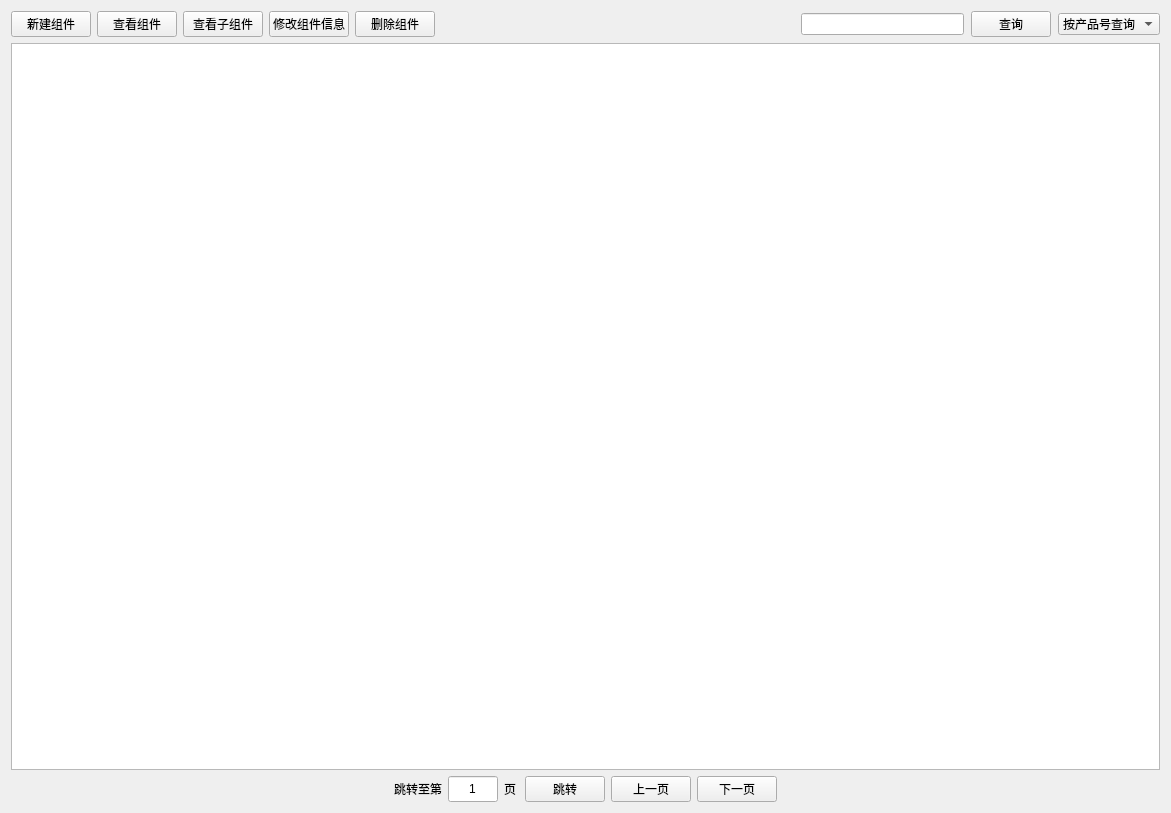
<?xml version="1.0" encoding="UTF-8"?>
<ui version="4.0">
 <class>Form</class>
 <widget class="QWidget" name="Form">
  <property name="geometry">
   <rect>
    <x>0</x>
    <y>0</y>
    <width>1171</width>
    <height>813</height>
   </rect>
  </property>
  <property name="windowTitle">
   <string>Form</string>
  </property>
  <layout class="QVBoxLayout" name="verticalLayout">
   <item>
    <layout class="QHBoxLayout" name="horizontalLayout_3">
     <item>
      <layout class="QHBoxLayout" name="horizontalLayout_5">
       <item>
        <widget class="QPushButton" name="addComponent">
         <property name="text">
          <string>新建组件</string>
         </property>
        </widget>
       </item>
       <item>
        <widget class="QPushButton" name="selectComponent">
         <property name="text">
          <string>查看组件</string>
         </property>
        </widget>
       </item>
       <item>
        <widget class="QPushButton" name="selectSubComponent">
         <property name="text">
          <string>查看子组件</string>
         </property>
        </widget>
       </item>
       <item>
        <widget class="QPushButton" name="alterComponent">
         <property name="text">
          <string>修改组件信息</string>
         </property>
        </widget>
       </item>
      </layout>
     </item>
     <item>
      <widget class="QPushButton" name="deleteComponent">
       <property name="text">
        <string>删除组件</string>
       </property>
      </widget>
     </item>
     <item>
      <spacer name="horizontalSpacer">
       <property name="orientation">
        <enum>Qt::Horizontal</enum>
       </property>
       <property name="sizeHint" stdset="0">
        <size>
         <width>40</width>
         <height>20</height>
        </size>
       </property>
      </spacer>
     </item>
     <item>
      <layout class="QHBoxLayout" name="horizontalLayout">
       <property name="spacing">
        <number>7</number>
       </property>
       <item>
        <widget class="QLineEdit" name="searchEdit">
         <property name="maximumSize">
          <size>
           <width>500</width>
           <height>16777215</height>
          </size>
         </property>
        </widget>
       </item>
       <item>
        <widget class="QPushButton" name="searchButton">
         <property name="text">
          <string>查询</string>
         </property>
        </widget>
       </item>
       <item>
        <widget class="QComboBox" name="comboBox">
         <item>
          <property name="text">
           <string>按产品号查询</string>
          </property>
         </item>
         <item>
          <property name="text">
           <string>按产品名查询</string>
          </property>
         </item>
         <item>
          <property name="text">
           <string>按批次号查询</string>
          </property>
         </item>
        </widget>
       </item>
      </layout>
     </item>
    </layout>
   </item>
   <item>
    <widget class="QTableView" name="tableView"/>
   </item>
   <item>
    <layout class="QHBoxLayout" name="horizontalLayout_4">
     <item>
      <spacer name="horizontalSpacer_2">
       <property name="orientation">
        <enum>Qt::Horizontal</enum>
       </property>
       <property name="sizeHint" stdset="0">
        <size>
         <width>40</width>
         <height>20</height>
        </size>
       </property>
      </spacer>
     </item>
     <item>
      <layout class="QHBoxLayout" name="horizontalLayout_2">
       <item>
        <widget class="QLabel" name="label_2">
         <property name="text">
          <string>跳转至第</string>
         </property>
        </widget>
       </item>
       <item>
        <widget class="QLineEdit" name="jumpEdit">
         <property name="maximumSize">
          <size>
           <width>50</width>
           <height>50</height>
          </size>
         </property>
         <property name="text">
          <string>1</string>
         </property>
         <property name="maxLength">
          <number>9999</number>
         </property>
         <property name="alignment">
          <set>Qt::AlignCenter</set>
         </property>
        </widget>
       </item>
       <item>
        <widget class="QLabel" name="totalPageLabel">
         <property name="text">
          <string>页</string>
         </property>
        </widget>
       </item>
       <item>
        <widget class="QPushButton" name="jumpButton">
         <property name="text">
          <string>跳转</string>
         </property>
        </widget>
       </item>
       <item>
        <widget class="QPushButton" name="previousButton">
         <property name="text">
          <string>上一页</string>
         </property>
        </widget>
       </item>
       <item>
        <widget class="QPushButton" name="nextButton">
         <property name="text">
          <string>下一页</string>
         </property>
        </widget>
       </item>
      </layout>
     </item>
     <item>
      <spacer name="horizontalSpacer_3">
       <property name="orientation">
        <enum>Qt::Horizontal</enum>
       </property>
       <property name="sizeHint" stdset="0">
        <size>
         <width>40</width>
         <height>20</height>
        </size>
       </property>
      </spacer>
     </item>
    </layout>
   </item>
  </layout>
 </widget>
 <resources/>
 <connections/>
</ui>
